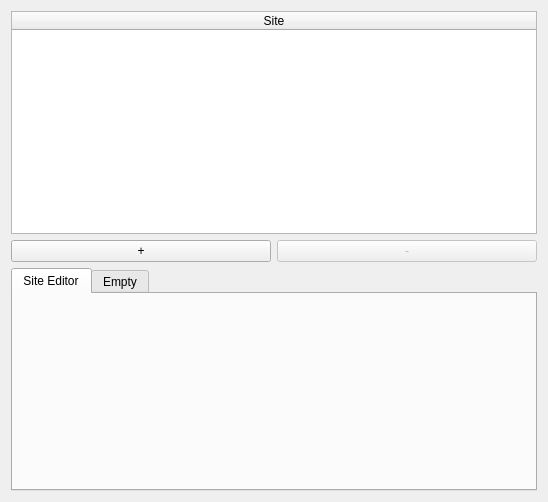
<?xml version="1.0" encoding="UTF-8"?>
<ui version="4.0">
 <class>material_structure_editor</class>
 <widget class="QWidget" name="material_structure_editor">
  <property name="geometry">
   <rect>
    <x>0</x>
    <y>0</y>
    <width>548</width>
    <height>502</height>
   </rect>
  </property>
  <property name="minimumSize">
   <size>
    <width>0</width>
    <height>0</height>
   </size>
  </property>
  <property name="windowTitle">
   <string>Edit Overlay</string>
  </property>
  <property name="styleSheet">
   <string notr="true">QDoubleSpinBox:disabled {background-color: LightGray;}
</string>
  </property>
  <layout class="QGridLayout" name="gridLayout">
   <item row="2" column="0">
    <widget class="QPushButton" name="add_site">
     <property name="text">
      <string>+</string>
     </property>
    </widget>
   </item>
   <item row="3" column="0" colspan="2">
    <widget class="QTabWidget" name="site_editor_tab_widget">
     <property name="currentIndex">
      <number>0</number>
     </property>
     <widget class="QWidget" name="site_editor_tab">
      <attribute name="title">
       <string>Site Editor</string>
      </attribute>
      <layout class="QVBoxLayout" name="verticalLayout_3">
       <item>
        <layout class="QVBoxLayout" name="material_site_editor_layout"/>
       </item>
      </layout>
     </widget>
     <widget class="QWidget" name="empty_tab">
      <attribute name="title">
       <string>Empty</string>
      </attribute>
      <layout class="QVBoxLayout" name="verticalLayout">
       <item>
        <widget class="QLabel" name="label">
         <property name="text">
          <string>No Site Selected</string>
         </property>
         <property name="alignment">
          <set>Qt::AlignCenter</set>
         </property>
        </widget>
       </item>
      </layout>
     </widget>
    </widget>
   </item>
   <item row="2" column="1">
    <widget class="QPushButton" name="remove_site">
     <property name="enabled">
      <bool>false</bool>
     </property>
     <property name="text">
      <string>-</string>
     </property>
     <property name="checkable">
      <bool>false</bool>
     </property>
    </widget>
   </item>
   <item row="0" column="0" colspan="2">
    <widget class="QTableWidget" name="table">
     <property name="editTriggers">
      <set>QAbstractItemView::AnyKeyPressed|QAbstractItemView::DoubleClicked|QAbstractItemView::EditKeyPressed</set>
     </property>
     <property name="selectionMode">
      <enum>QAbstractItemView::SingleSelection</enum>
     </property>
     <property name="selectionBehavior">
      <enum>QAbstractItemView::SelectRows</enum>
     </property>
     <attribute name="horizontalHeaderCascadingSectionResizes">
      <bool>false</bool>
     </attribute>
     <attribute name="horizontalHeaderStretchLastSection">
      <bool>true</bool>
     </attribute>
     <column>
      <property name="text">
       <string>Site</string>
      </property>
     </column>
    </widget>
   </item>
  </layout>
 </widget>
 <tabstops>
  <tabstop>table</tabstop>
  <tabstop>add_site</tabstop>
  <tabstop>remove_site</tabstop>
  <tabstop>site_editor_tab_widget</tabstop>
 </tabstops>
 <resources/>
 <connections/>
</ui>
